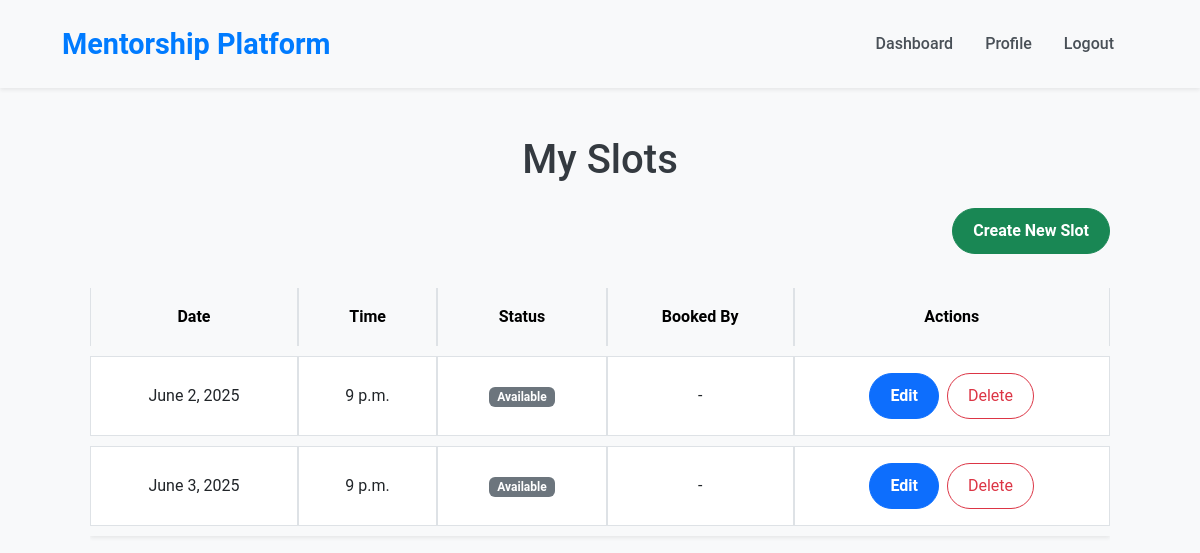
Page /dashboard/mentor-slots/ (signed in) on the earlier database version.
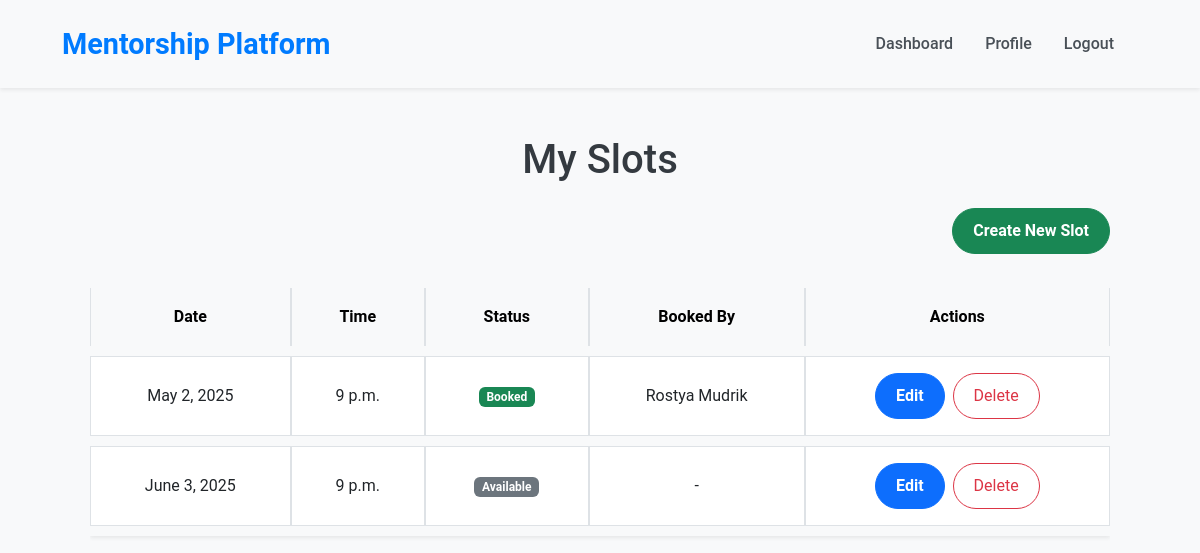
Same page on the later database version.
### schedule/models.py (models this page shows, shortened)
class Slot(models.Model):
    mentor = models.ForeignKey(
        User,
        on_delete=models.CASCADE,
        limit_choices_to={'is_mentor': True},
        related_name='mentor_slots'
    )
    user = models.ForeignKey(User, on_delete=models.SET_NULL, null=True, blank=True, related_name='user_bookings')
    date = models.DateField()
    time = models.TimeField()
    is_booked = models.BooleanField(default=False)
    class Meta:
        unique_together = ('mentor', 'date', 'time')

### accounts/models.py (models this page shows, shortened)
class User(AbstractBaseUser, PermissionsMixin):
    username = models.CharField(
        max_length=30,
        unique=True,
        verbose_name="Username"
    )
    first_name = models.CharField(
        max_length=64,
        verbose_name="First Name"
    )
    last_name = models.CharField(
        max_length=64,
        verbose_name="Last Name"
    )
    email = models.EmailField(
        unique=True,
        verbose_name="Email Address"
    )
    is_email_verified = models.BooleanField(default=False)
    phone_number = models.CharField(
        unique=True,
        blank=True,
        null=True,
        verbose_name="Phone Number"
    )
    image = models.ImageField(upload_to='accounts_images', null=True, blank=True)
    is_mentor = models.BooleanField(
        default=False,
        verbose_name="Is Mentor"
    )
    is_staff = models.BooleanField(
        default=False,
        verbose_name="Is Staff"
    )
    is_active = models.BooleanField(default=True)
    USERNAME_FIELD = 'username'
    REQUIRED_FIELDS = ['email']
    objects = CustomUserManager()
    def get_full_name(self):
        return f"{self.first_name} {self.last_name}"

### dashboard/views.py (the view)
# urls.py: path('mentor-slots/', views.MentorSlotsView.as_view(), name='mentor-slots'),
class MentorSlotsView(View):
    def get(self, request, *args, **kwargs):
        if not request.user.is_authenticated or not request.user.is_mentor:
            return render(request, '403.html', status=403)
        slots = Slot.objects.filter(mentor=request.user).order_by('date', 'time')
        return render(request, 'dashboard/mentor-slots.html', {'slots': slots})

### dashboard/templates/dashboard/mentor-slots.html
{% extends 'base.html' %}
{% load static %}
{% block content %}
<div class="container mt-5">
    <h1 class="text-center mb-4">My Slots</h1>
    <div class="mb-4 text-end">
        <a href="{% url 'create-slot' %}" class="btn btn-success">Create New Slot</a>
    </div>
    {% if slots %}
        <div class="table-responsive">
            <table class="table table-bordered align-middle text-center shadow-sm" style="border-collapse: separate; border-spacing: 0 10px;">
                <thead class="table-light">
                    <tr style="border: 2px solid #dee2e6;">
                        <th class="px-4 py-3">Date</th>
                        <th class="px-4 py-3">Time</th>
                        <th class="px-4 py-3">Status</th>
                        <th class="px-4 py-3">Booked By</th>
                        <th class="px-4 py-3">Actions</th>
                    </tr>
                </thead>
                <tbody>
                    {% for slot in slots %}
                        <tr style="border: 2px solid #dee2e6; background-color: #fff;">
                            <td class="px-4 py-3 border">{{ slot.date }}</td>
                            <td class="px-4 py-3 border">{{ slot.time }}</td>
                            <td class="px-4 py-3 border">
                                {% if slot.is_booked %}
                                    <span class="badge bg-success">Booked</span>
                                {% else %}
                                    <span class="badge bg-secondary">Available</span>
                                {% endif %}
                            </td>
                            <td class="px-4 py-3 border">
                                {% if slot.is_booked %}
                                    {{ slot.user.get_full_name }}
                                {% else %}
                                    -
                                {% endif %}
                            </td>
                            <td class="px-4 py-3 border">
                                <a href="{% url 'update-slot' slot.id %}" class="btn btn-sm btn-primary me-1">Edit</a>
                                <a href="{% url 'delete-slot' slot.id %}" class="btn btn-sm text-danger border-danger"
                                   onclick="return confirm('Are you sure you want to delete this slot?');">
                                    Delete
                                </a>
                            </td>
                        </tr>
                    {% endfor %}
                </tbody>
            </table>
        </div>
    {% else %}
        <p class="text-center">You haven't created any slots yet.</p>
    {% endif %}
</div>
{% endblock %}

Differences in the rows shown:
changed Slot: date "June 2, 2025" → "May 2, 2025"; user.get_full_name (not shown) → "Rostya Mudrik"; is_booked "Available -" → "Booked"
